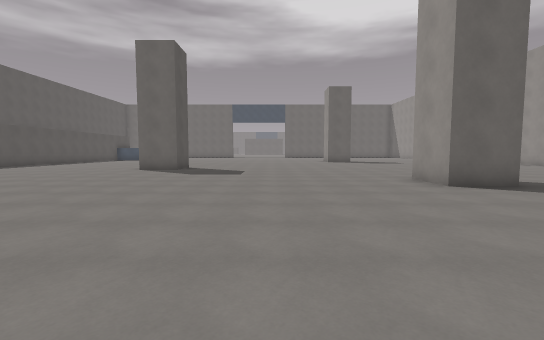
View 1 (above)

19 first-person views from a walk through a Godot game level. The camera is 1.5 m above the floor, tilts 4° down and sees 90° across. The floor is counted in squares, 2 m on a side. Each view is taken from the middle of a square. On the plan, view 1 faces up. The plan holds only what a view shows up to about 10 squares ahead; the rest is blank. The place goes on beyond the plan. Characters and animated objects are left out. Surface patterns are stand-ins for the level's own textures.

View 2
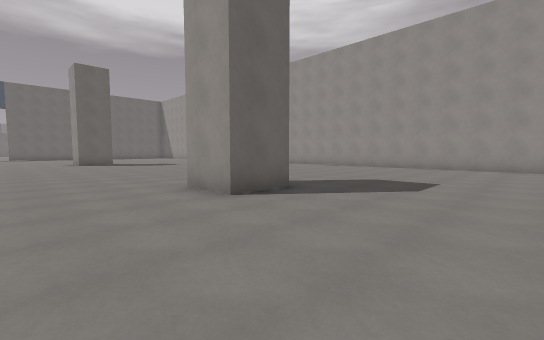

View 3
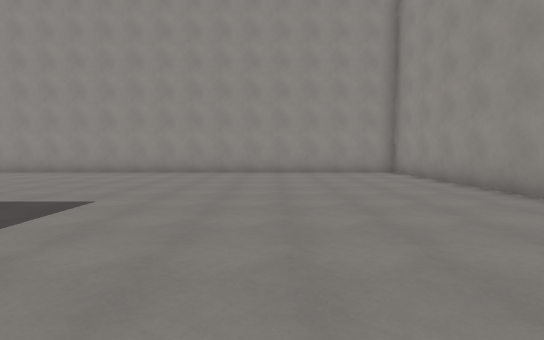

View 4
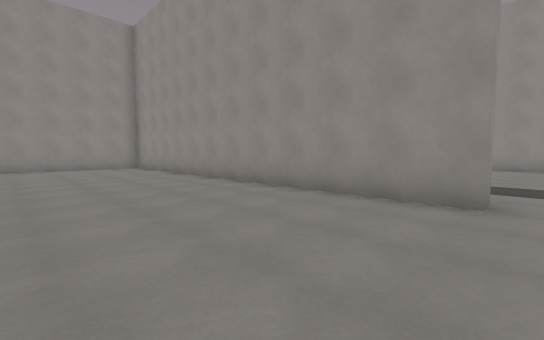

View 5
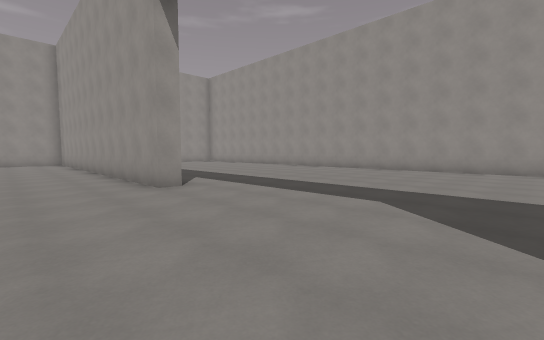

View 6
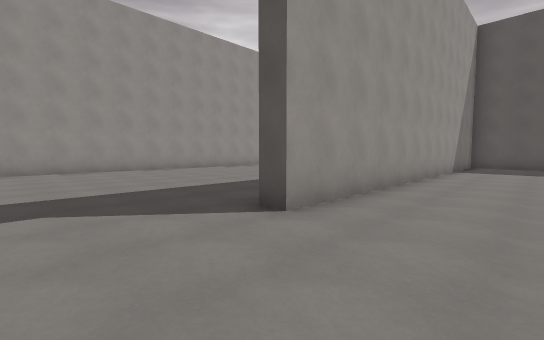

View 7
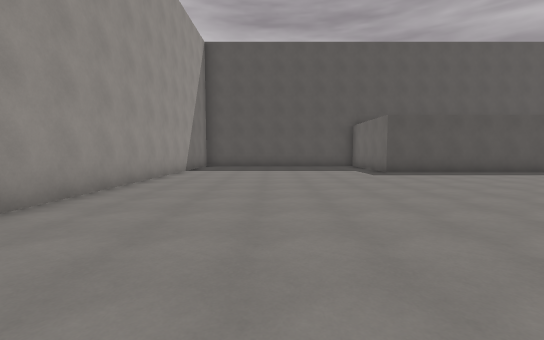

View 8
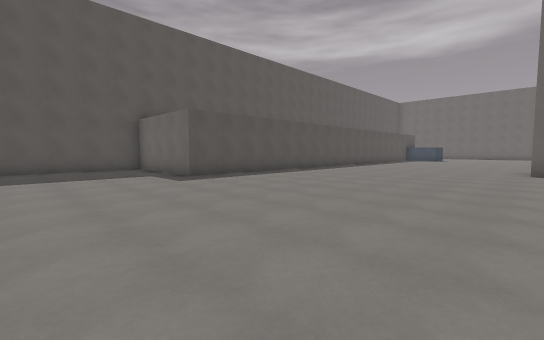

View 9
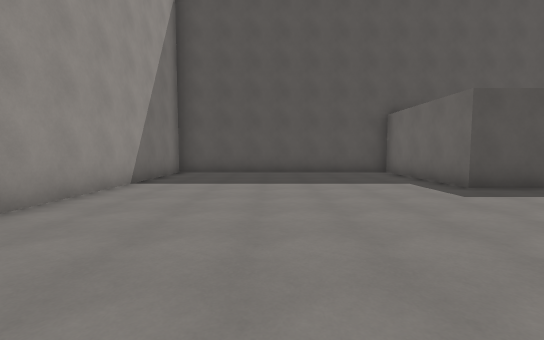

View 10
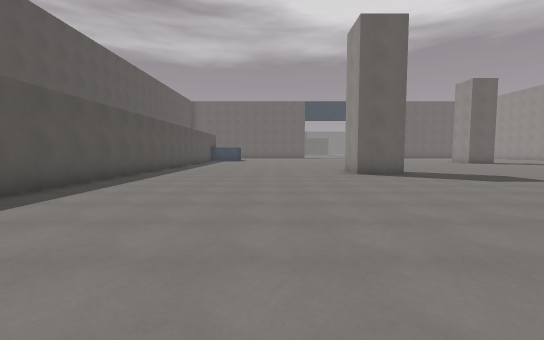

View 11
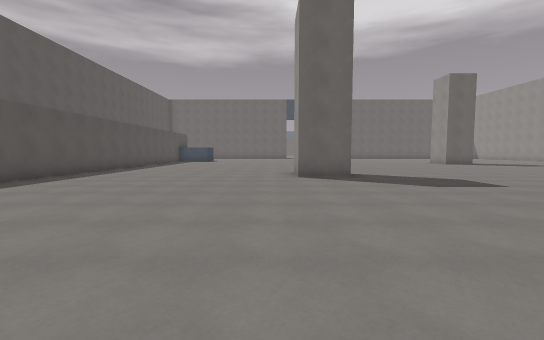

View 12
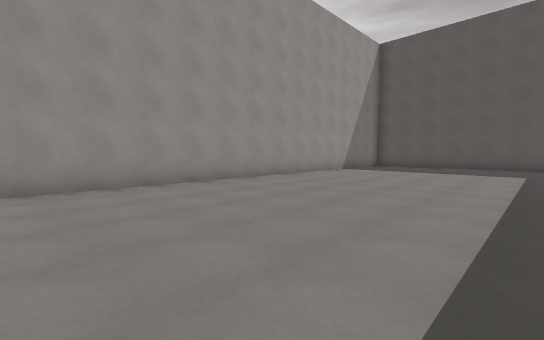

View 13
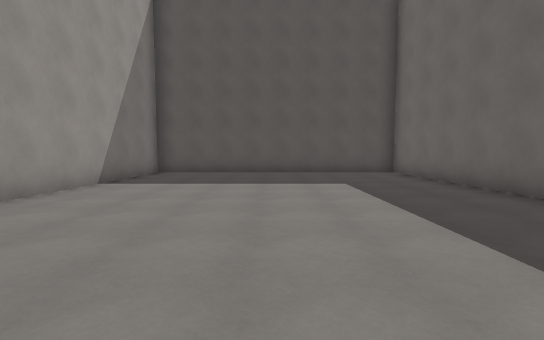

View 14
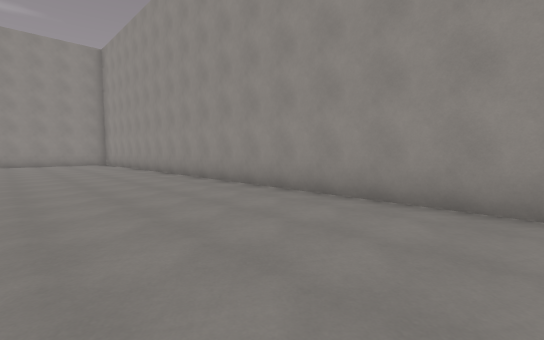

View 15
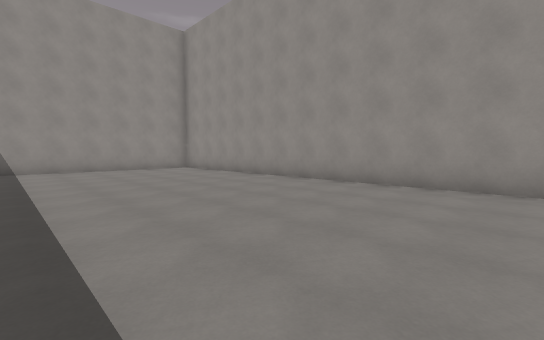

View 16
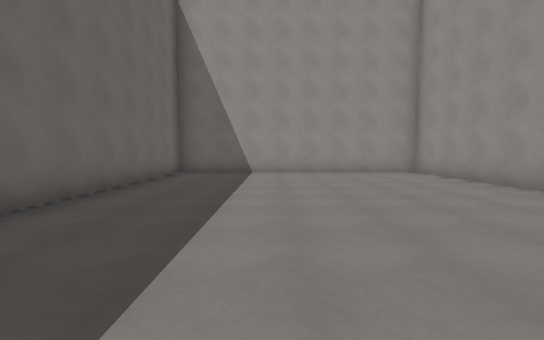

View 17
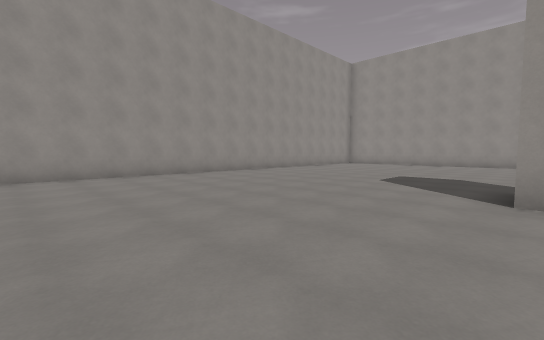

View 18
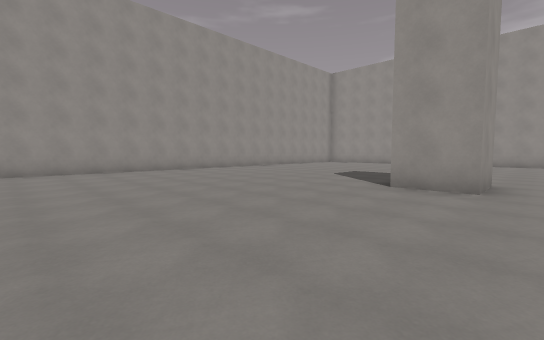

View 19
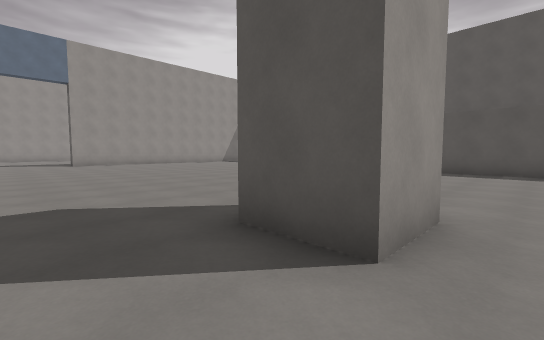

### Floor plan
Points are (right, up) in squares from view 1. A wall is a line through its corners. A room is listed if a view was taken in it or the views show most of it. See-through windows are left out.
Room 1 (views 1, 2, 3, 4, 5, 6, 7, 8, 9, 10, 11, 12, 13, 14, 15, 16, 17, 18, 19)
walls: (1.5, -3.9) (1.5, -3.2) (13.5, -3.2) (13.5, 13); (5.4, 5.7) (3.8, 5.7) (3.8, 7.2) (5.2, 7.2); (-3.8, 10.8) (-5.2, 10.8) (-5.2, 12.3) (-3.8, 12.3) (-3.8, 10.8); (-11.1, -3.8) (-16.5, -3.8) (-16.5, -12) (13.5, -12) (13.5, -3.8) (7.1, -3.8); (-12.5, 13.1) (-12.5, 4) (-16.5, 4) (-16.5, -3.2) (-4.5, -3.2) (-4.5, -3.8)

Where each view was taken, in squares from view 1:
view 1: 0 up, 0 right, facing up
view 2: 2 up, 1 right, facing up-right
view 3: 1 up, 4 right, facing right
view 4: 1 up, 1 right, facing down-right
view 5: 1 down, 4 left, facing down-right
view 6: 1 down, 2 left, facing down-left
view 7: 0 up, 3 left, facing left
view 8: 0 up, 5 left, facing up-left
view 9: 0 up, 7 left, facing left
view 10: 2 up, 8 left, facing up
view 11: 3 up, 6 left, facing up
view 12: 6 down, 3 left, facing down-left
view 13: 8 down, 7 left, facing left
view 14: 8 down, 3 left, facing down-right
view 15: 6 down, 2 right, facing down-right
view 16: 7 down, 4 right, facing right
view 17: 12 up, 5 right, facing down-right
view 18: 13 up, 3 right, facing down-right
view 19: 13 up, 2 left, facing down-left
